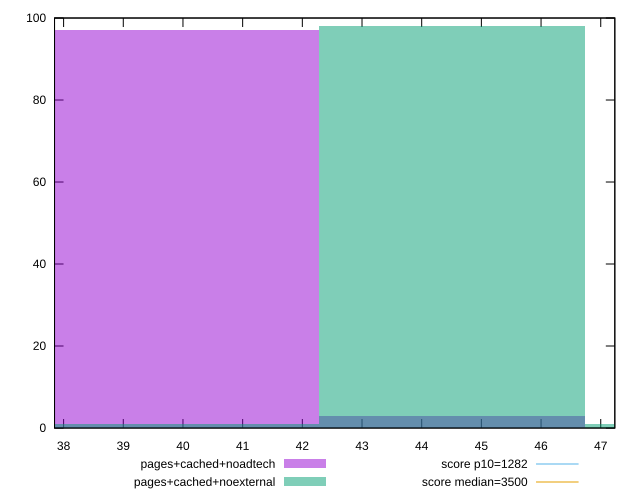

The gnuplot source for this figure:
reset

$pagesCachedNoadtech <<EOF
40.061169400770865 97
44.512410445300965 3
EOF

$pagesCachedNoexternal <<EOF
44.512410445300965 98
40.061169400770865 1
48.963651489831065 1
EOF

set key outside below
set boxwidth 4.4512410445300965
set xrange [37.848:47.23599999999999]
set yrange [0:100]
set trange [0:100]
set style fill transparent solid 0.5 noborder

set parametric
set terminal svg size 640, 500 enhanced background rgb 'white'
set output "report_00008_2021-01-22T20:58:29.167/bootup-time/comparison/histogram/4_vs_5.svg"

plot $pagesCachedNoadtech title "pages+cached+noadtech" with boxes, \
     $pagesCachedNoexternal title "pages+cached+noexternal" with boxes, \
     1282,t title "score p10=1282", \
     3500,t title "score median=3500"

reset
